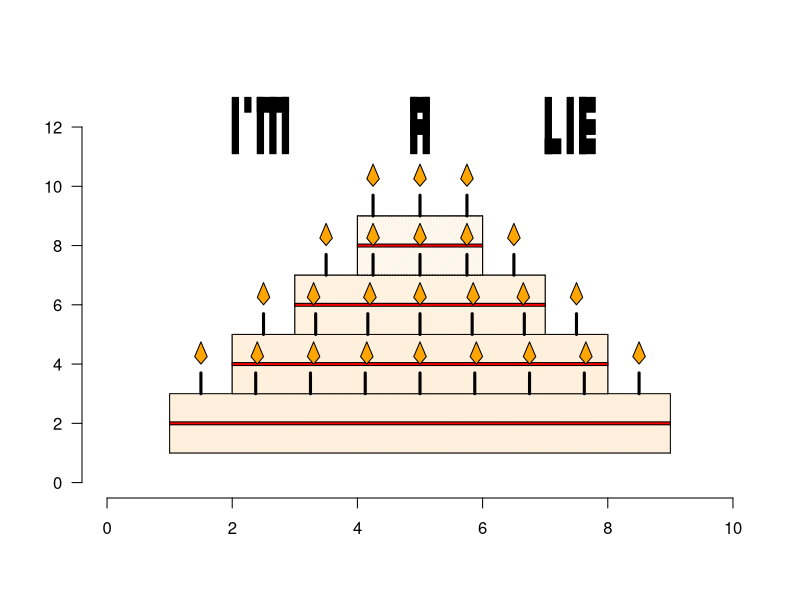

Recreate this plot in R.
## ---- chunk 1
plot(NA, xlim = c(0, 10), ylim = c(0, 13), xlab = "", ylab = "", las = 1, bty = "n")

# Level 1
## Horizontal lines
lines(c(1, 9), c(1, 1))
lines(c(1, 9), c(3, 3))
## Vertical lines
lines(c(1, 1), c(1, 3))
lines(c(9, 9), c(1, 3))

#Color layer 1
polygon(c(1, 9, 9, 1, 1), c(1, 1, 3, 3, 1),
density = 200,        
border = 1,
col = "antiquewhite1")

# Level 2
## Horizontal line
lines(c(2, 8), c(5, 5))
## Vertical lines
lines(c(2, 2), c(3, 5))
lines(c(8, 8), c(3, 5))

#Color layer 2
polygon(c(2, 8, 8, 2, 2), c(3, 3, 5, 5, 3),
density = 150,        
border = 1,
col = "antiquewhite1")

# Level 3
## Horizontal lines
lines(c(3, 7), c(7, 7))
## Vertical lines
lines(c(3, 3), c(5, 7))
lines(c(7, 7), c(5, 7))

#Color layer 3
polygon(c(3, 7, 7, 3, 3), c(5, 5, 7, 7, 5),
density = 100,        
border = 1,
col = "antiquewhite1")

# Level 4
## Horizontal lines
lines(c(4, 6), c(9, 9))
## Vertical lines
lines(c(4, 4), c(7, 9))
lines(c(6, 6), c(7, 9))

#Color layer 4
polygon(c(4, 6, 6, 4, 4), c(7, 7, 9, 9, 7),
density = 50,        
border = 1,
col = "antiquewhite1")

#Jam layer 1
polygon(c(1, 9, 9, 1, 1), c(1.95, 1.95, 2.05, 2.05, 1.95), col = "red")

#Jam layer 2
polygon(c(2, 8, 8, 2, 2), c(3.95, 3.95, 4.05, 4.05, 3.95), col = "red")

#Jam layer 3
polygon(c(3, 7, 7, 3, 3), c(5.95, 5.95, 6.05, 6.05, 5.95), col = "red")

#Jam layer 4
polygon(c(4, 6, 6, 4, 4), c(7.95, 7.95, 8.05, 8.05, 7.95), col = "red")

# 1st layer Candles
k <- 9                             # number of candles
x <- seq(1.5, 8.5, length.out = k) # position of the candles
h <- 0.7                           # height of the candles
segments(x0 = x, x1 = x, y0 = rep(3, k), y1 = rep(3 + h, k), lwd = 3)

# 2nd layer Candles
k <- 7                             # number of candles
x <- seq(2.5, 7.5, length.out = k) # position of the candles
h <- 0.7                           # height of the candles
segments(x0 = x, x1 = x, y0 = rep(5, k), y1 = rep(5 + h, k), lwd = 3)

# 3rd layer Candles
k <- 5                             # number of candles
x <- seq(3.5, 6.5, length.out = k) # position of the candles
h <- 0.7                           # height of the candles
segments(x0 = x, x1 = x, y0 = rep(7, k), y1 = rep(7 + h, k), lwd = 3)

# 4th layer Candles
k <- 3                             # number of candles
x <- seq(4.25, 5.75, length.out = k) # position of the candles
h <- 0.7                           # height of the candles
segments(x0 = x, x1 = x, y0 = rep(9, k), y1 = rep(9 + h, k), lwd = 3)

## Candle layer 1
# Fire candle 1 1
polygon(c(4.25, 4.35, 4.25, 4.15, 4.25) - 2.75, c(10, 10.25, 10.75, 10.25, 10) - 6, col = "orange")
# Fire candle 1 2
polygon(c(4.25, 4.35, 4.25, 4.15, 4.25) - 1.85, c(10, 10.25, 10.75, 10.25, 10) - 6, col = "orange")
# Fire candle 1 3
polygon(c(4.25, 4.35, 4.25, 4.15, 4.25) - 0.95, c(10, 10.25, 10.75, 10.25, 10) - 6, col = "orange")
# Fire candle 1 4
polygon(c(4.25, 4.35, 4.25, 4.15, 4.25) - 0.1, c(10, 10.25, 10.75, 10.25, 10) - 6, col = "orange")
# Fire candle 1 5
polygon(c(4.25, 4.35, 4.25, 4.15, 4.25) + 0.75, c(10, 10.25, 10.75, 10.25, 10) - 6, col = "orange")
# Fire candle 1 6
polygon(c(4.25, 4.35, 4.25, 4.15, 4.25) + 1.65, c(10, 10.25, 10.75, 10.25, 10) - 6, col = "orange")
# Fire candle 1 7
polygon(c(4.25, 4.35, 4.25, 4.15, 4.25) + 2.5, c(10, 10.25, 10.75, 10.25, 10) - 6, col = "orange")
# Fire candle 1 8
polygon(c(4.25, 4.35, 4.25, 4.15, 4.25) + 3.4, c(10, 10.25, 10.75, 10.25, 10) - 6, col = "orange")
# Fire candle 1 9
polygon(c(4.25, 4.35, 4.25, 4.15, 4.25) + 4.25, c(10, 10.25, 10.75, 10.25, 10) - 6, col = "orange")

## Candle layer 2
# Fire candle 2 1
polygon(c(4.25, 4.35, 4.25, 4.15, 4.25) - 1.75, c(10, 10.25, 10.75, 10.25, 10) - 4, col = "orange")
# Fire candle 2 2
polygon(c(4.25, 4.35, 4.25, 4.15, 4.25) - 0.95, c(10, 10.25, 10.75, 10.25, 10) - 4, col = "orange")
# Fire candle 2 3
polygon(c(4.25, 4.35, 4.25, 4.15, 4.25) - 0.05, c(10, 10.25, 10.75, 10.25, 10) - 4, col = "orange")
# Fire candle 2 4
polygon(c(4.25, 4.35, 4.25, 4.15, 4.25) + 0.75, c(10, 10.25, 10.75, 10.25, 10) - 4, col = "orange")
# Fire candle 2 5
polygon(c(4.25, 4.35, 4.25, 4.15, 4.25) + 1.6, c(10, 10.25, 10.75, 10.25, 10) - 4, col = "orange")
# Fire candle 2 6
polygon(c(4.25, 4.35, 4.25, 4.15, 4.25) + 2.4, c(10, 10.25, 10.75, 10.25, 10) - 4, col = "orange")
# Fire candle 2 7
polygon(c(4.25, 4.35, 4.25, 4.15, 4.25) + 3.25, c(10, 10.25, 10.75, 10.25, 10) - 4, col = "orange")

## Candle layer 3
# Fire candle 3 1
polygon(c(4.25, 4.35, 4.25, 4.15, 4.25) - 0.75, c(10, 10.25, 10.75, 10.25, 10) - 2, col = "orange")
# Fire candle 3 2
polygon(c(4.25, 4.35, 4.25, 4.15, 4.25), c(10, 10.25, 10.75, 10.25, 10) - 2, col = "orange")
# Fire candle 3 3
polygon(c(4.25, 4.35, 4.25, 4.15, 4.25) + 0.75, c(10, 10.25, 10.75, 10.25, 10) - 2, col = "orange")
# Fire candle 3 4
polygon(c(4.25, 4.35, 4.25, 4.15, 4.25) + 1.5, c(10, 10.25, 10.75, 10.25, 10) - 2, col = "orange")
# Fire candle 3 5
polygon(c(4.25, 4.35, 4.25, 4.15, 4.25) + 2.25, c(10, 10.25, 10.75, 10.25, 10) - 2, col = "orange")

## Candle layer 4
# Fire candle 4 1
polygon(c(4.25, 4.35, 4.25, 4.15, 4.25), c(10, 10.25, 10.75, 10.25, 10), col = "orange")
# Fire candle 4 2
polygon(c(4.25, 4.35, 4.25, 4.15, 4.25) + 0.75, c(10, 10.25, 10.75, 10.25, 10), col = "orange")
# Fire candle 4 3
polygon(c(4.25, 4.35, 4.25, 4.15, 4.25) + 1.5, c(10, 10.25, 10.75, 10.25, 10), col = "orange") 

# Text I'm
polygon(c(2, 2.1, 2.1, 2, 2), c(11.1, 11.1, 13, 13, 11.1), col = "black")
polygon(c(2.2, 2.3, 2.3, 2.2, 2.2), c(12.5, 12.5, 13, 13, 12.5), col = "black")
polygon(c(2.4, 2.5, 2.5, 2.4, 2.4), c(11.1, 11.1, 13, 13, 11.1), col = "black")
polygon(c(2.6, 2.7, 2.7, 2.6, 2.6), c(11.1, 11.1, 13, 13, 11.1), col = "black")
polygon(c(2.8, 2.9, 2.9, 2.8, 2.8), c(11.1, 11.1, 13, 13, 11.1), col = "black")
polygon(c(2.4, 2.9, 2.9, 2.4, 2.4), c(12.5, 12.5, 13, 13, 12.5), col = "black")

# Text A
polygon(c(4.85, 4.95, 4.95, 4.85, 4.85), c(11.1, 11.1, 13, 13, 11.1), col = "black")
polygon(c(4.85, 5.15, 5.15, 4.85, 4.85), c(12.5, 12.5, 13, 13, 12.5), col = "black")
polygon(c(4.85, 5.15, 5.15, 4.85, 4.85), c(11.75, 11.75, 12.25, 12.25, 11.75), col = "black")
polygon(c(5.05, 5.15, 5.15, 5.05, 5.05), c(11.1, 11.1, 13, 13, 11.1), col = "black")

# Text Lie
polygon(c(7, 7.1, 7.1, 7, 7), c(11.1, 11.1, 13, 13, 11.1), col = "black")
polygon(c(7, 7.25, 7.25, 7, 7), c(11.1, 11.1, 11.6, 11.6, 11.1), col = "black")
polygon(c(7.35, 7.45, 7.45, 7.35, 7.35), c(11.1, 11.1, 13, 13, 11.1), col = "black")
polygon(c(7.55, 7.65, 7.65, 7.55, 7.55), c(11.1, 11.1, 13, 13, 11.1), col = "black")
polygon(c(7.55, 7.8, 7.8, 7.55, 7.55), c(11.1, 11.1, 11.6, 11.6, 11.1), col = "black")
polygon(c(7.55, 7.8, 7.8, 7.55, 7.55), c(12.5, 12.5, 13, 13, 12.5), col = "black")
polygon(c(7.55, 7.8, 7.8, 7.55, 7.55), c(11.75, 11.75, 12.25, 12.25, 11.75), col = "black")

#S/o Portal
